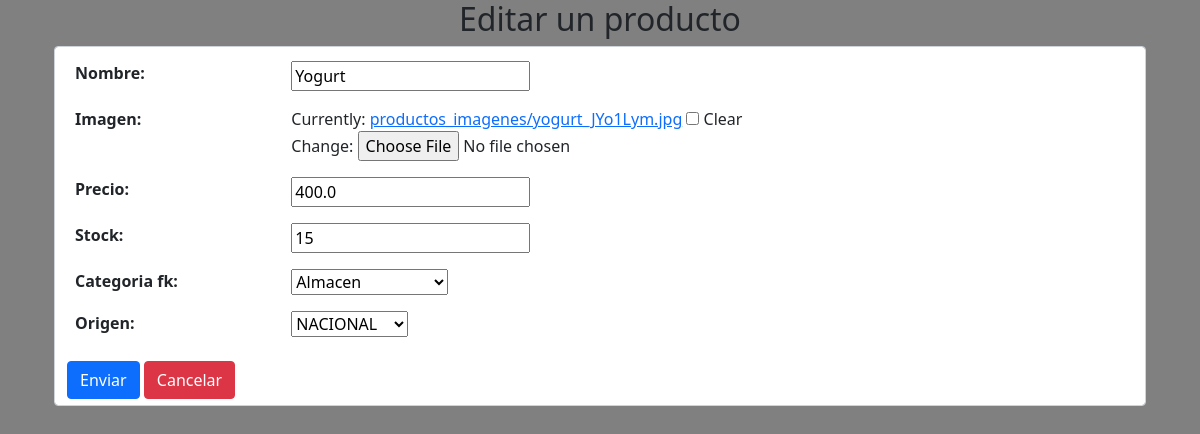
Page /editar/7/ (signed in) on the committed database.
### inventario/models.py (models this page shows, shortened)
class Productos(models.Model):
    nombre = models.CharField(max_length=30, null=False)
    precio = models.FloatField()
    stock = models.IntegerField(default=0)
    imagen = models.ImageField(upload_to='productos_imagenes/', null=True, blank=True)
    ORIGEN_CHOICES = [
        ('NAC', 'NACIONAL'),
        ('IMP', 'IMPORTADO'),
    ]
    origen = models.CharField(max_length=3, choices=ORIGEN_CHOICES, default='NAC')
    categoria_fk = models.ForeignKey(Categorias, on_delete=models.CASCADE, null=True, default=1)
    class Meta:
        managed = True
        verbose_name = 'Producto'
        verbose_name_plural = 'Productos'

### inventario/views.py (the view)
# urls.py: path('editar/<int:id>/', editarProducto, name="editar"),
@login_required
def editarProducto(req, id):
    producto = get_object_or_404(Productos, id=id)
    if req.method == "GET":
        formulario = FormProducto(instance=producto)
        contexto = {"producto": producto, "formulario": formulario}
        return render(req, 'editar.html', contexto)
    elif req.method == "POST":
        formulario = FormProducto(req.POST,req.FILES,instance=producto)
        if formulario.is_valid():
            formulario.save()
            return redirect('index')

### inventario/forms.py
class FormProducto(forms.ModelForm):
    class Meta:
        model = Productos
        fields = ['nombre', 'imagen', 'precio', 'stock', 'categoria_fk', 'origen']
        widgets = {
            'origen': forms.Select(choices=Productos.ORIGEN_CHOICES),
        }

### inventario/models.py (called while the page is built)
    def __str__(self):
        return self.category_name

### inventario/templates/editar.html (shortened to what this page needs)
{% extends "base.html" %}
{% load static %}
{% block content %}
<div class="container text-center">
  <h2>Editar un producto</h2>
</div>
<div class="container-sm">
  <form class="form-control" action="{% url 'editar' producto.id %}" method="post" enctype="multipart/form-data">
    <table class="table table-borderless">
      {{ formulario.as_table }}
    </table>
    <button type="submit" class="btn btn-primary">Enviar</button>
    <a href="{% url 'index' %}" class="btn btn-danger">Cancelar</a>
  </form>
</div>
{% endblock content %}

### inventario/static/css/styles.css (style rules this page uses)
body { background-color: grey; }

### rows in the picture
Productos: nombre "Yogurt", precio "400.0", stock "15", categoria_fk "Almacen", origen "NACIONAL"
